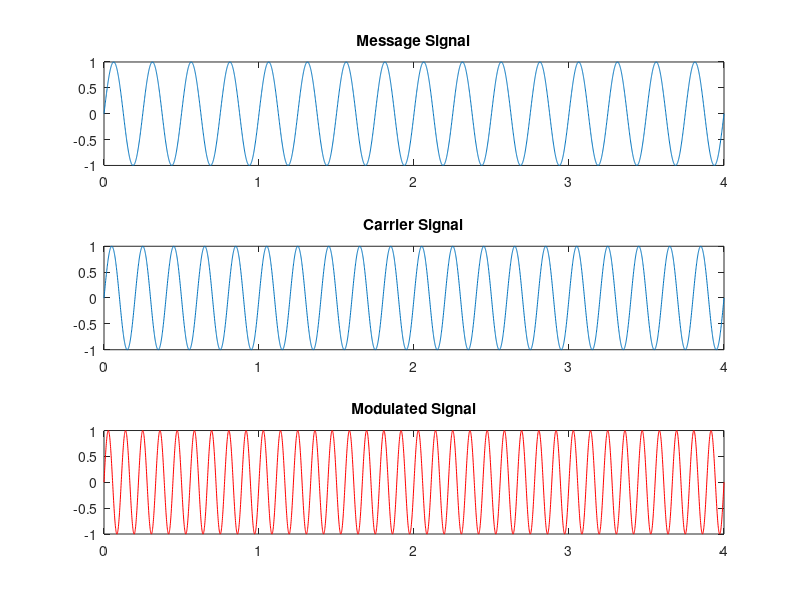

Source code (MATLAB):
amp_carrier = 1
amp_message = 1
frequency_carrier = 5 
frequency_message = 4
T = 4
t = 0:0.001:T;

message = amp_message.*sin(2*pi*frequency_message*t);
subplot(3, 1, 1);
plot(t, message);
title('Message Signal');

carrier = amp_carrier.*sin(2*pi*frequency_carrier*t);
subplot(3, 1, 2);
plot(t, carrier);
title('Carrier Signal');

modulated = amp_carrier.*sin(2*pi*frequency_carrier*t+((amp_message/amp_carrier).*(2*pi*frequency_message*t)));
subplot(3, 1, 3);
plot(t, modulated, 'r');
title('Modulated Signal');